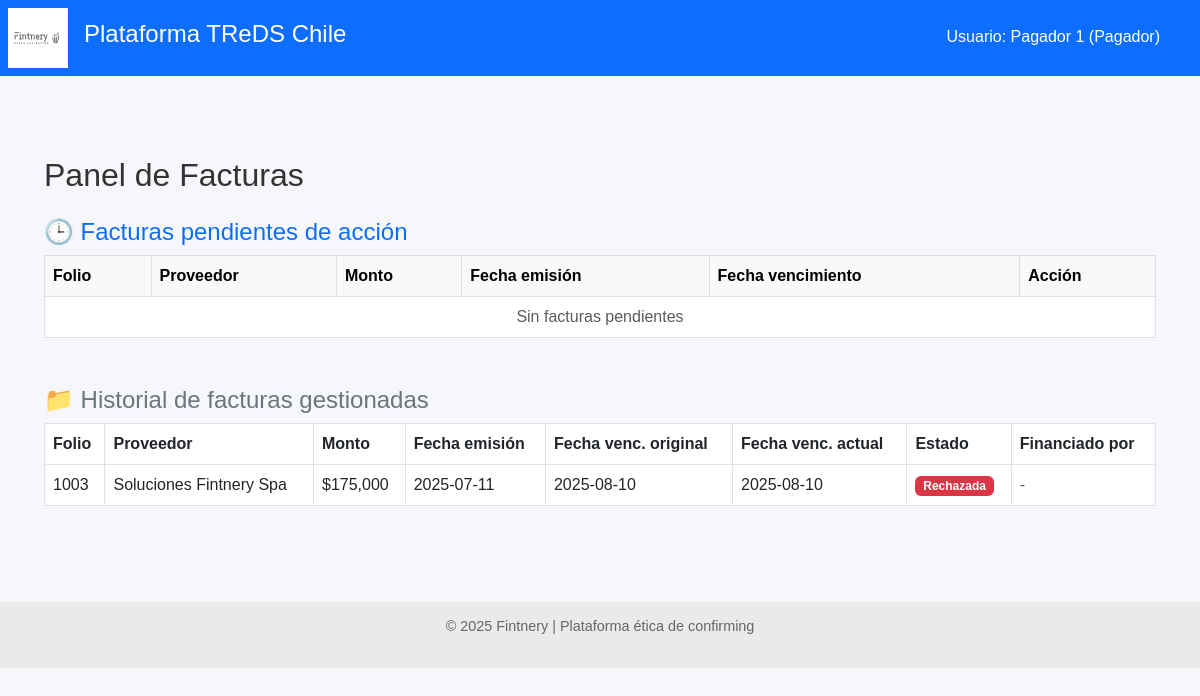
The app's page /pagador/facturas (signed in) with its own data.
### models.py (models this page shows)
class FacturaDB(Base):
    __tablename__ = "facturas"
    id = Column(Integer, primary_key=True, index=True)
    rut_emisor = Column(String, index=True)
    rut_receptor = Column(String)
    tipo_dte = Column(String)
    folio = Column(Integer)
    monto = Column(Integer)
    estado_dte = Column(String)
    razon_social_emisor = Column(String)
    razon_social_receptor = Column(String)
    fecha_emision = Column(Date)
    fecha_vencimiento = Column(Date)
    fecha_vencimiento_original = Column(Date, nullable=True)
    modificacion_aceptada_por_proveedor = Column(Boolean, nullable=True, default=None)
    confirming_solicitado = Column(Boolean, default=False)
    origen_confirmacion = Column(String, default="Desconocido")
    financiador_adjudicado = Column(Integer, ForeignKey("financiadores.id"), nullable=True)
    proveedor_id = Column(Integer, ForeignKey("proveedores.id"))
    proveedor = relationship("Proveedor", back_populates="facturas")
    pagador_id = Column(Integer, ForeignKey("pagadores.id"))
    pagador = relationship("Pagador", back_populates="facturas")
    ofertas = relationship("OfertaFinanciamiento", back_populates="factura")
    financiador = relationship(
        "Financiador",
        primaryjoin=Financiador.id == foreign(cast(financiador_adjudicado, Integer)), viewonly=True,
        uselist=False,
    )

class Pagador(Base):
    __tablename__ = "pagadores"
    id = Column(Integer, primary_key=True, index=True)
    nombre = Column(String, nullable=False)
    rut = Column(String, unique=True, index=True, nullable=False)
    usuario = Column(String, unique=True, index=True, nullable=False)
    clave_hash = Column(String, nullable=False)
    facturas = relationship("FacturaDB", back_populates="pagador")

### routers/pagador.py (the view)
@router.get("/facturas")
def ver_facturas_pagador(request: Request, db: Session = Depends(get_db)):
    pagador_id = request.session.get("pagador_id")
    if not pagador_id:
        return RedirectResponse(url="/pagador/login", status_code=303)
    pagador = db.query(Pagador).get(pagador_id)
    if not pagador:
        request.session.clear()
        return RedirectResponse(url="/pagador/login", status_code=303)
    facturas_pendientes = db.query(FacturaDB).filter(
        FacturaDB.rut_receptor == pagador.rut,
        FacturaDB.estado_dte == "Confirmación solicitada al pagador"
    ).all()
    facturas_gestionadas = db.query(FacturaDB).filter(
        FacturaDB.rut_receptor == pagador.rut,
        FacturaDB.estado_dte.in_([
            "Confirmada por pagador",
            "Rechazada por pagador",
            "Enviado a confirming",
            "Confirming adjudicado"
        ])
    ).all()
    return templates.TemplateResponse(
        "facturas_pagador.html",
        {
            "request": request,
            "facturas_pendientes": facturas_pendientes,
            "facturas_gestionadas": facturas_gestionadas,
            "pagador_nombre": pagador.nombre
        }
    )

### templates/facturas_pagador.html (shortened to what this page needs)
{% extends "base.html" %}
{% block content %}
<div class="container mt-5">
    <h2 class="mb-4">Panel de Facturas</h2>
    <h4 class="text-primary">🕒 Facturas pendientes de acción</h4>
    <table class="table table-bordered table-hover bg-white mb-5">
        <thead class="table-light">
            <tr>
                <th>Folio</th>
                <th>Proveedor</th>
                <th>Monto</th>
                <th>Fecha emisión</th>
                <th>Fecha vencimiento</th>
                <th>Acción</th>
            </tr>
        </thead>
        <tbody>
        {% for f in facturas_pendientes %}
            <tr>
                <td>{{ f.folio }}</td>
                <td>{{ f.razon_social_emisor }}</td>
                <td>${{ "{:,.0f}".format(f.monto) }}</td>
                <td>{{ f.fecha_emision }}</td>
                <td>
                    <form method="post" action="/pagador/editar-vencimiento/{{ f.id }}" class="d-flex">
                        <input type="date" name="nueva_fecha_vencimiento" class="form-control form-control-sm me-2" value="{{ f.fecha_vencimiento }}">
                        <button type="submit" class="btn btn-sm btn-outline-secondary">Cambiar</button>
                    </form>
                </td>
                <td>
                    <form method="post" action="/pagador/confirmar-factura/{{ f.id }}" style="display:inline;">
                        <button class="btn btn-sm btn-success">Confirmar</button>
                    </form>
                    <form method="post" action="/pagador/rechazar-factura/{{ f.id }}" style="display:inline;">
                        <button class="btn btn-sm btn-danger">Rechazar</button>
                    </form>
                </td>
            </tr>
        {% else %}
            <tr><td colspan="6" class="text-center text-muted">Sin facturas pendientes</td></tr>
        {% endfor %}
        </tbody>
    </table>
    <h4 class="text-secondary">📁 Historial de facturas gestionadas</h4>
    <table class="table table-bordered table-hover bg-light">
        <thead style="background-color: #0d6efd;" class="text-white">
            <tr>
                <th>Folio</th>
                <th>Proveedor</th>
                <th>Monto</th>
                <th>Fecha emisión</th>
                <th>Fecha venc. original</th>
                <th>Fecha venc. actual</th>
                <th>Estado</th>
                <th>Financiado por</th>
            </tr>
        </thead>
        <tbody>
        {% for f in facturas_gestionadas %}
            <tr>
                <td>{{ f.folio }}</td>
                <td>{{ f.razon_social_emisor }}</td>
                <td>${{ "{:,.0f}".format(f.monto) }}</td>
                <td>{{ f.fecha_emision }}</td>
                <td>{{ f.fecha_vencimiento_original }}</td>
                <td>{{ f.fecha_vencimiento }}</td>
                <td>
                    {% if f.estado_dte == "Confirmada por pagador" %}
                        <span class="badge bg-success">Confirmada</span>
                    {% elif f.estado_dte == "Rechazada por pagador" %}
                        <span class="badge bg-danger">Rechazada</span>
                    {% endif %}
                </td>
                <td>
                    {% if f.financiador_adjudicado %}
                        {{ f.financiador_adjudicado }}
                    {% else %}
                        <span class="text-muted">-</span>
                    {% endif %}
                </td>
            </tr>
        {% else %}
            <tr><td colspan="8" class="text-center text-muted">Sin facturas gestionadas aún</td></tr>
        {% endfor %}
        </tbody>
    </table>
</div>
{% endblock %}

### templates/base.html (shortened to what this page needs)
<!DOCTYPE html>
<html lang="es">
<head>
    <link href="https://cdn.jsdelivr.net/npm/bootstrap@5.3.0/dist/css/bootstrap.min.css" rel="stylesheet">
    <link rel="stylesheet" href="/static/styles.css">
</head>
<body>
    <header class="main-header d-flex align-items-center bg-primary text-white p-2">
        <img src="/static/LogoFIntneryWeb.svg" alt="Fintnery" class="logo me-3" style="height: 60px;">
        <h1 class="titulo-principal">Plataforma TReDS Chile</h1>
    </header>
    <main>
        {% block content %}{% endblock %}
    </main>
    <footer class="footer text-center mt-5">
        <p>&copy; 2025 Fintnery | Plataforma ética de confirming</p>
    </footer>
    {% if financiador_nombre or proveedor_nombre or pagador_nombre %}
    <div style="position: absolute; top: 20px; right: 30px; color: white; background-color: #0d6efd; padding: 5px 10px; border-radius: 5px;">
        Usuario:
        {% if pagador_nombre %}{{ pagador_nombre }} (Pagador){% endif %}
    </div>
    {% endif %}
</body>
</html>

### static/styles.css (style rules this page uses)
body { font-family: sans-serif; margin: 0; background-color: #f5f7fa; color: #333; }
.main-header { background-color: #1f3a93; color: white; padding: 1em; display: flex; align-items: center; }
.logo { height: 40px; margin-right: 15px; }
.titulo-principal { font-size: 1.5em; }
footer.footer { background-color: #eaeaea; text-align: center; padding: 1em; font-size: 0.9em; color: #666; }
main { padding: 2em; }

### records on screen
FacturaDB: folio "1003", razon_social_emisor "Soluciones Fintnery Spa", monto "175,000", fecha_emision "2025-07-11", fecha_vencimiento_original "2025-08-10", fecha_vencimiento "2025-08-10", shows "Rechazada"
Pagador: nombre "Pagador 1"
